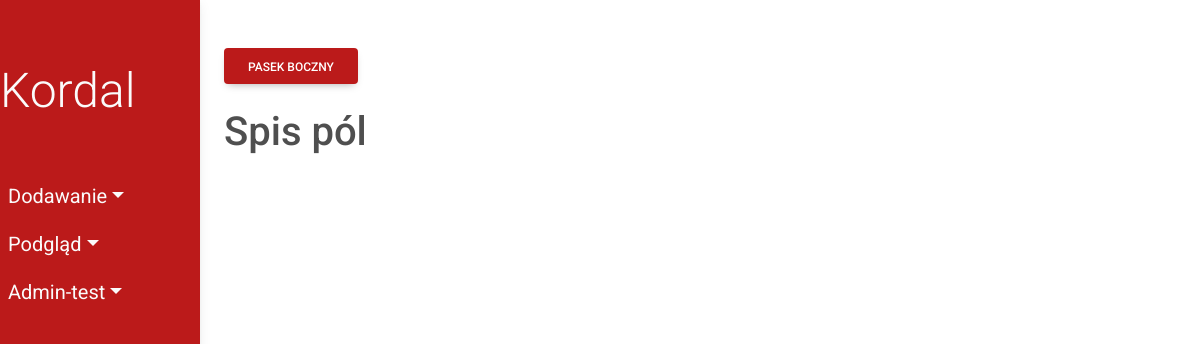
Before: /fields/ with the older database file.
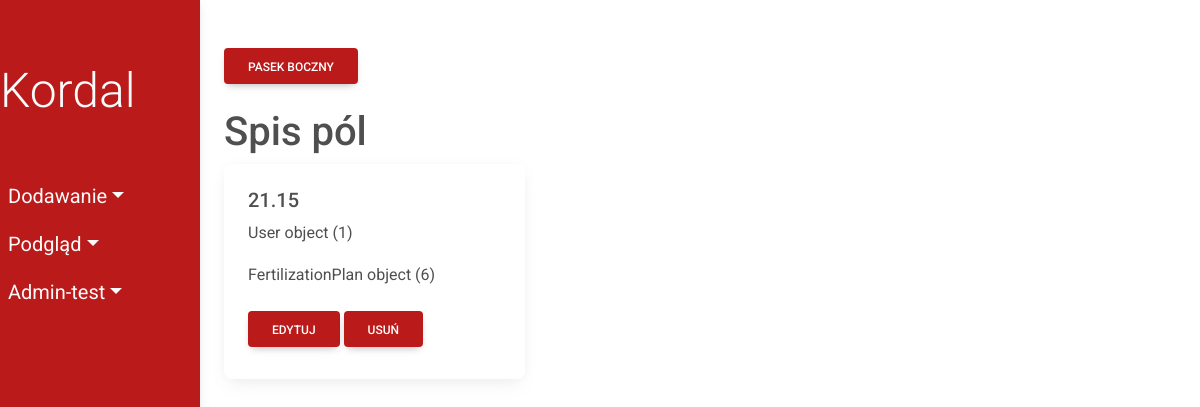
After: the same page with the newer database file.
### fields/models.py (models this page shows)
class Field(models.Model):
    area = models.DecimalField(max_digits=10, decimal_places=2)
    user = models.ForeignKey('User', on_delete=models.CASCADE)
    fertilization_plan = models.ForeignKey(
        FertilizationPlan, on_delete=models.CASCADE)
    class Meta:
        db_table = 'Field'

class User(models.Model):
    email = models.CharField(max_length=50)
    password = models.CharField(max_length=20)
    name = models.CharField(max_length=20)
    surname = models.CharField(max_length=20)
    class Meta:
        db_table = 'User'

class FertilizationPlan(models.Model):
    predicted_crop = models.ForeignKey(
        'PredictedCrop', on_delete=models.CASCADE)
    fertilizer = models.ForeignKey('Fertilizer', on_delete=models.CASCADE)
    fertilizer_mass = models.DecimalField(max_digits=10, decimal_places=2)
    class Meta:
        db_table = 'FertilizationPlan'

### fields/views/viewsField.py (the view)
# urls.py: path('fields/', viewsField.show_fields,
def show_fields(request):
    fields = Field.objects.all()
    return render(request, 'fields/show/field.html', {'fields': fields})

### fields/templates/fields/show/field.html
{% extends 'fields/index.html' %}
      {% block content %}
      <h1>Spis pól</h1>
      <div class="row">
        {% for field in fields %}
        <div class="col-sm-4">
          <div class="card">
            <div class="card-body">
              <h5 class="card-title">{{ field.area}}</h5>
              <p class="card-text">{{ field.user}}</p>
              <p class="card-text">{{ field.fertilization_plan}}</p>
              <a href="update/{{field.id}}" class="btn my-2 menu-btn">Edytuj</a>
              <a href="delete/{{field.id}}" class="btn my-2 menu-btn">Usuń</a>
            </div>
          </div>
        </div>
        {% endfor %}
      </div>
    {% endblock %}

Changed rows visible on the page:
added Field: area "21.15", user "User object (1)", fertilization_plan "FertilizationPlan object (6)"
